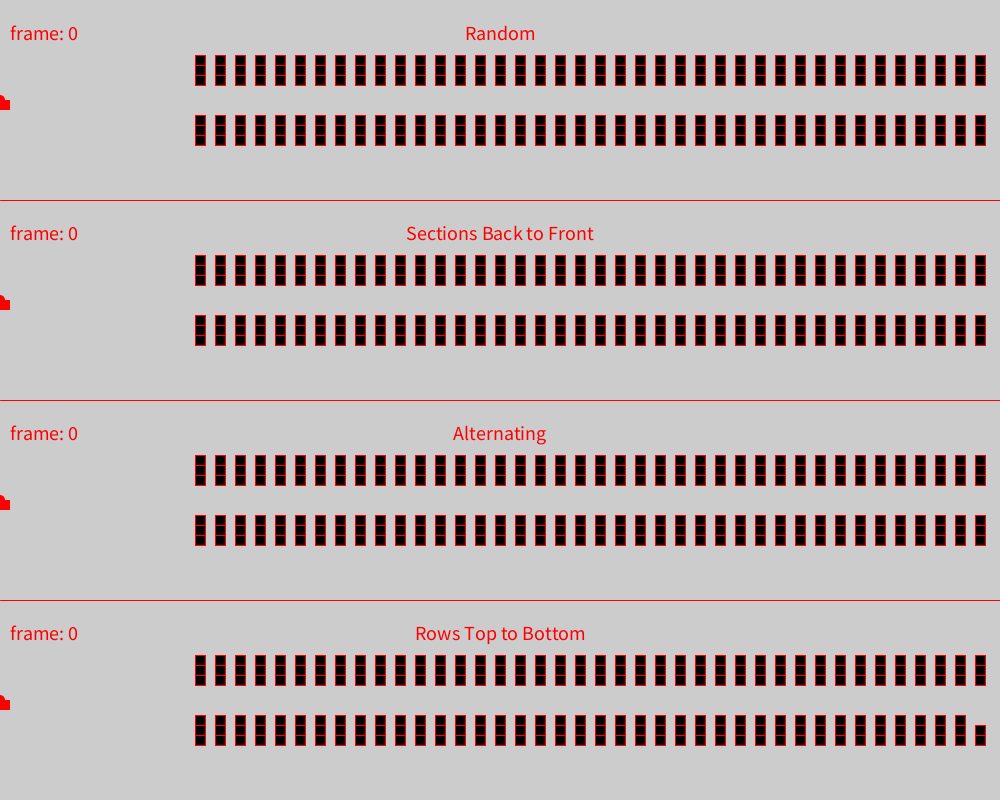
Frame 1 (no input)
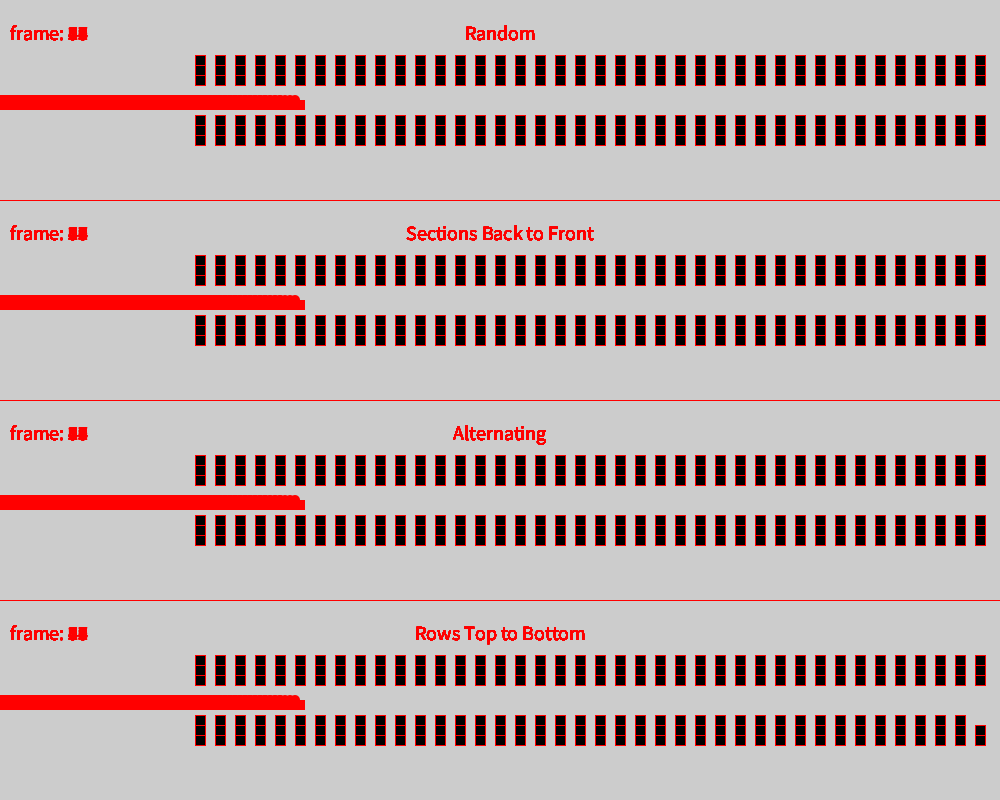
Frame 60 (the mouse pressed at the canvas centre just before this capture)
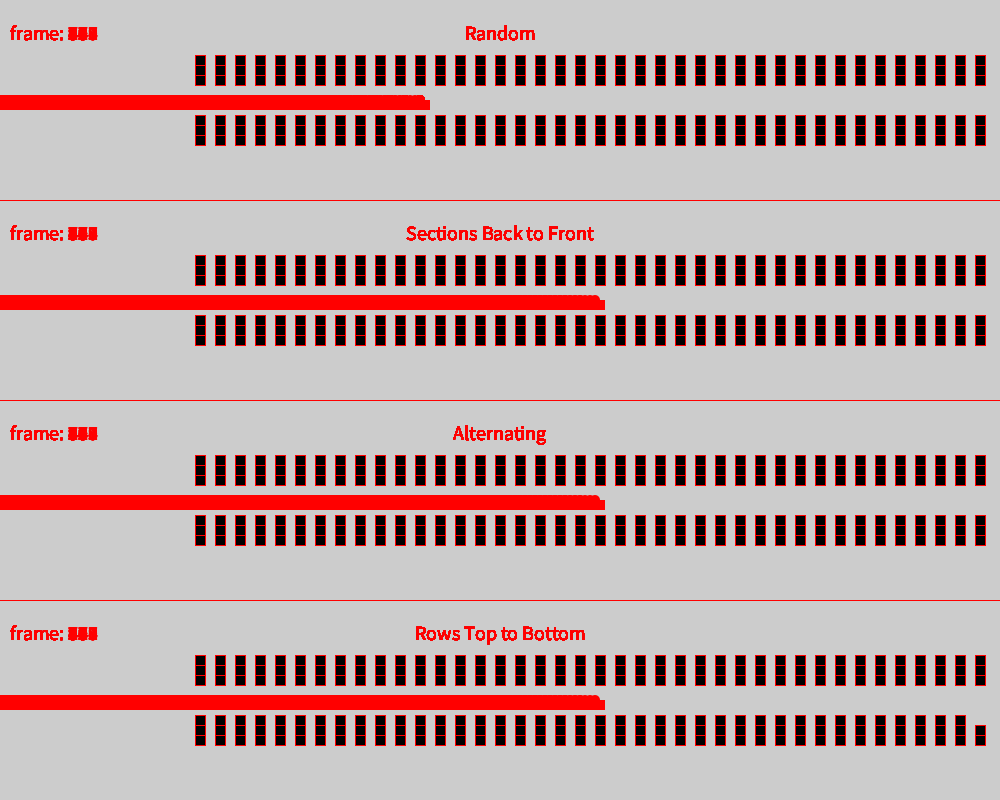
Frame 120 (the mouse held since frame 60 and released just before this capture)

The Processing sketch that drew these frames (run headless with seeded random() and noise(); from frame 60 on, the mouse is pressed at the canvas centre):

// Processing sketch: Loading_A_Plane
// ── Loading_A_Plane.pde
Plane random; 
Plane FB;
Plane BF;
Plane alternating; 
int PEOPLESIZE;
int WAITTIME;

void setup() {
  PEOPLESIZE = 10;
  WAITTIME = 50;
  size(1000,800);
  

  BF = new Plane(40,6,200,300);
  BF.fillPlane("sectionsBF");
  
  random = new Plane(40,6,200,100);
  random.fillPlane("random");

  alternating = new Plane(40,6,200,500);
  alternating.fillPlane("alternating");
  
  FB = new Plane(40,6,200,700);
  FB.fillPlane("rowTB");
  
  frameRate(150);
}

void draw() {
  clear();
  random.update();
  FB.update();
  BF.update();
  alternating.update();
}

// ── Person.pde
class Person
{
  int x;
  int y;
  int assignedX;
  int assignedY;
  int speed;
  int size;
  int wait;
  boolean luggage;

  Person(int xi, int yi, int assignedXi, int assignedYi, int speedi, int sizei) {
    this.x = xi;
    this.y = yi;
    this.assignedX = assignedXi;
    this.assignedY = assignedYi;
    this.speed = speedi;
    this.size = sizei;
    this.wait = WAITTIME;
    this.luggage = true;
  }

    void drawSelf() {
      noStroke();
      fill(255.0, 0.0, 0.0);
      ellipse((float)this.x, (float)this.y, (float)this.size, (float)this.size);
      
      if (this.luggage) {
        rect((float)this.x, (float)this.y, (float)this.size, (float)this.size);
      }

    }
    
    void drawSeat() {
      fill(0,0,0);
      stroke(255,0,0);
      rect((float)this.assignedX - this.size/2, (float)this.assignedY- this.size/2, (float)this.size, (float)this.size);
    }

    boolean checkFront(  Person[] people) {
    for (int i = 0; i < people.length; ++i) {
      float space = dist((float)this.x, (float)this.y, (float)people[i].x, (float)people[i].y);
      if (space < (this.size + people[i].size + 20) / 2 && this.x < people[i].x && people[i] != this) {
        return false;
      }
    }
    return true;
  }

    boolean move(Person[] people) {
    if (this.x < this.assignedX) {
      if (this.checkFront(people)) {
        this.x += this.speed;
        if (abs(this.x - this.assignedX) < this.speed) {
          this.x = this.assignedX;
        }
        return true;
      }
    } else if (this.wait > 0) {
      --this.wait;
      return true;
    } else if (this.y > this.assignedY && abs(this.y - this.assignedY) > this.speed) {
      this.luggage = false;
      this.y -= this.speed;
      return true;
    } else if (this.y < this.assignedY) {
      this.luggage = false;
      this.y += this.speed;
      return true;
    } else {
      this.y = this.assignedY;
    }
    return false;
  }
}

// ── Plane.pde
class Plane
{
    int totalPeople;
    int rows;
    int columns;
    int offset;
    Person[] people;
    boolean[][] seats;
    boolean[][] assignedSeats;
    int center;
    int frame;
    boolean done;
    String name;
    
    Plane(int rowi, int coli, int offseti, int centeri) {
        this.totalPeople = rowi * coli;
        this.rows = rowi;
        this.columns = coli;
        this.offset = offseti;
        this.center = centeri;
        this.people = new Person[this.totalPeople];
        this.frame = 0;
        this.done = false;
        this.name = "";
    }
    
     int[] getLocation(int r, int c) {
        int wGap = (width - this.offset) / this.rows;
        int hGap = PEOPLESIZE;
        int newX = this.offset + r * wGap;
        int newY = hGap * (c  - int((float)(this.columns / 2))) + this.center;
        if (c >= this.columns / 2) {
            newY += hGap;
            newY += PEOPLESIZE;
            
        } else {
            newY -= PEOPLESIZE;
        }
        int[] dimensions = { newX, newY };
        return dimensions;
    }
    
     void fillPlane(String method) {
        switch (method) {
            case "random": {
                this.fillRandom();
                this.name = "Random";
                break;
            }
            case "rowTB": {
                this.fillPlaneByRow();
                this.name = "Rows Top to Bottom";
                break;
            }
            case "sectionsBF": {
                this.fillSectionsBF(5);
                this.name = "Sections Back to Front";
                break;
            }
            case "sectionsFB": {
                this.fillSectionsFB(5);
                this.name = "Sections Front to Back";
                break;
            }
            case "alternating": {
                this.fillAlternating();
                this.name = "Alternating";
                break;
            }
            default:
                break;
        }
    }
    
     void insertPerson(int r, int c, int i) {
        int[] location = new int[2];
        location = this.getLocation(r, c);
        this.people[i] = new Person(i * PEOPLESIZE * -1, this.center, location[0], location[1], 5, PEOPLESIZE);
    }
    
     void fillPlaneByRow() {
        int switches = 0;
        int curr = 0;
        for (int i = 0; i < this.totalPeople; ++i) {
 
            int c =  curr;
            
            int r = this.rows  - i % this.rows - 1;
            if (i%int(totalPeople /this.columns )== 0 && i != 0) {
               if (switches % 2 == 0) {
                 curr = (columns - curr) - 1;
                 
               } else {
                 curr = (columns - curr);
               }
               switches += 1;
            }
            println(curr);
            this.insertPerson(r, c, i);
     
        }
    }
    
     void fillRandom() {
        ArrayList<Integer> unassigned = new ArrayList<Integer>();
        for (int i = 0; i < this.totalPeople; ++i) {
            unassigned.add(i);
        }
        for (int i = 0; i < this.totalPeople; ++i) {
            int randomP =  int(random((float)unassigned.size()));
            int c =  int((float)(i / this.rows));
            int r = i % this.rows;
            this.insertPerson(r, c, unassigned.get(randomP));
            unassigned.remove(randomP);
        }
    }
    
     void fillSectionsFB(int sections) {
        ArrayList<Integer> unassigned = new ArrayList<Integer>();
        for (int i = 0; i < sections; ++i) {
            for (int j = 0; j <  int((float)(this.totalPeople / sections)); ++j) {
                unassigned.add(j);
            }
            for (int j = 0; j <  int((float)(this.totalPeople / sections)); ++j) {
                int randomP =  int(random((float)unassigned.size()));
                int c =  int(float(j) /  int((float)(this.totalPeople / sections)) * this.columns);
                int r = j %  int((float)(this.rows / sections)) +  int((float)(this.rows / sections)) * i;
                
                this.insertPerson(r, c, unassigned.get(randomP) +  int((float)(this.totalPeople / sections)) * i);
                unassigned.remove(randomP);
            }
            unassigned.clear();
        }
    }
    
     void fillSectionsBF(int sections) {
        ArrayList<Integer> unassigned = new ArrayList<Integer>();
        for (int i = sections - 1; i > -1; --i) {
            for (int j = 0; j <  int((float)(this.totalPeople / sections)); ++j) {
                unassigned.add(j);
            }
            for (int j = 0; j <  int((float)(this.totalPeople / sections)); ++j) {
                int randomP = int(random((float)unassigned.size()));
                int c =  int(float(j) /  int((float)(this.totalPeople / sections)) * this.columns);
                int r = this.rows - 1 - (j %  int((float)(this.rows / sections)) +  int((float)(this.rows / sections)) * i);
                this.insertPerson(r, c, unassigned.get(randomP) +  int((float)(this.totalPeople / sections)) * i);
                unassigned.remove(randomP);
            }
            unassigned.clear();
        }
    }
    
    void fillAlternating() {
      
      int curr = 0;
      int switches = 0;
      boolean doit = false;
      
      for (int i = 0; i < totalPeople / 2; i++) {
       int r = i % (this.rows/2);
      
       
       if (doit) {
         doit = false;
         if (switches % 2 == 0) {
           curr = (columns - curr) - 1;
         } else {
           curr = (columns - curr);
         }
         switches += 1;
       }
       int c = curr;
  
       if (r == this.rows/2 - 1) {
         doit = true;
       }
       insertPerson(this.rows - 1 - r*2,c,i);
      }
      switches = 0;
      curr = 0;
      doit = false;
      for (int i = totalPeople / 2; i < totalPeople; i++) {
       int r = i % (this.rows/2);
       
       if (doit) {
         doit = false;
         if (switches % 2 == 0) {
           curr = (columns - curr) - 1;
         } else {
           curr = (columns - curr) ;
         }
         switches += 1;
       }
       int c = curr;
       
       if (r == this.rows/2 - 1) {
         doit = true;
       }

       insertPerson(this.rows -1- (r*2+1),c,i);
      }
    }
    
 
    
     void update() {
      boolean stopped = true;
      fill(255,0,0);
      textSize(20);
      textAlign(LEFT);
      text("frame: " + str(this.frame),10, this.center-10-PEOPLESIZE*(this.columns - 1));
      textAlign(CENTER);
      text( this.name,this.offset + 300, (this.center-10)-PEOPLESIZE*(this.columns - 1));
      stroke(255,0,0);
      line(0, this.center+PEOPLESIZE*(this.columns - 1) + 50, width, this.center+PEOPLESIZE*(this.columns - 1)+ 50);
        for (int i = 0; i < this.people.length; ++i) {
          this.people[i].drawSeat();
        }
        for (int i = 0; i < this.people.length; ++i) {
            this.people[i].drawSelf();
            if (this.people[i].move(this.people)) {
              stopped = false;
            }
        }

      if (!this.done){
      

        this.frame += 1;
        if (stopped) {
          this.done = true;
          println(this.name, "finished in", this.frame, "frames");
        }
      }
    }
}
